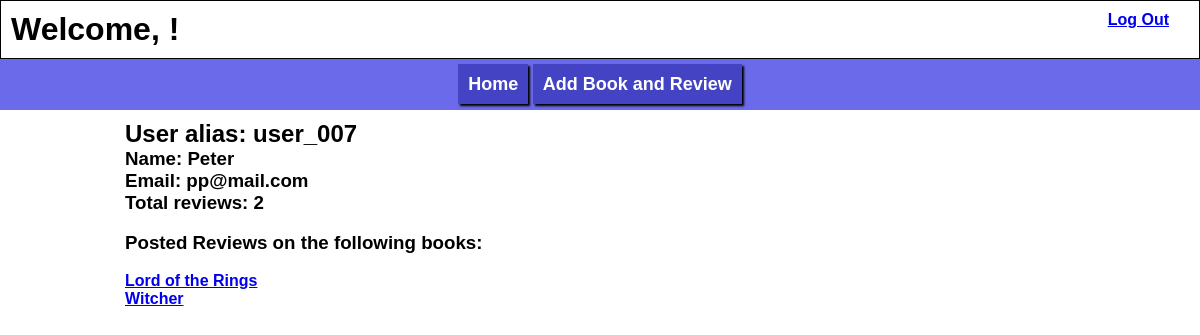
The page /books/user/2 on the database its author committed.
### login_app/models.py (models this page shows)
class User(models.Model):
    first_name = models.CharField(max_length = 255)
    alias = models.CharField(max_length = 255)
    email = models.CharField(max_length = 384)
    password = models.CharField(max_length = 60)
    objects = UserManager()
    created_at = models.DateTimeField(auto_now_add = True)
    updated_at = models.DateTimeField(auto_now = True)

### book_reviews_app/models.py (models this page shows)
class Review(models.Model):
    content = models.TextField()
    rating = models.IntegerField()
    user = models.ForeignKey(User, related_name = "reviews", on_delete = models.CASCADE)
    book = models.ForeignKey(Book, related_name = "reviews", on_delete = models.CASCADE)
    created_at = models.DateTimeField(auto_now_add = True)
    updated_at = models.DateTimeField(auto_now = True)
    objects = ReviewManager()

class Book(models.Model):
    title = models.CharField(max_length = 100)
    author = models.ForeignKey(Author, related_name = "books", on_delete = models.CASCADE)
    created_at = models.DateTimeField(auto_now_add = True)
    updated_at = models.DateTimeField(auto_now = True)
    objects = BookManager()

### book_reviews_app/views.py (the view)
# urls.py: path('user/<int:user_id>', views.user_info),
def user_info(request, user_id):
    context = {
        "user":User.objects.get(id = user_id)
    }
    return render(request, "user_info.html", context)

### book_reviews_app/templates/user_info.html (shortened to what this page needs)
<!DOCTYPE html>
<html lang="en">
<head>
    {% load static %}
    <link rel="stylesheet" type="text/css" href="{% static 'books_style.css' %}">
</head>
<body>
    <header>
        <h1>Welcome, {{request.session.first_name}}!</h1>
        <a href="/books/logout">Log Out</a>
    </header>
    <nav>
        <a class="navigate_links" href="/books">Home</a>
        <a class="navigate_links" href="/books/add">Add Book and Review</a>
    </nav>
    <div id="wrapper">
        <main>
            <div class="review">
                <h2>User alias: {{user.alias}}</h2>
                <h3>Name: {{user.first_name}}</h3>
                <h3>Email: {{user.email}}</h3>
                <h3>Total reviews: {{user.reviews.all.count}}</h3><br>
                <h3>Posted Reviews on the following books: </h3><br>
                {% for review in user.reviews.all %}
                    <a href="/books/{{review.book.id}}">{{review.book.title}}</a><br>
                {% endfor %}
            </div>
        </main>
    </div>
</body>
</html>

### login_app/static/books_style.css (style rules this page uses)
* { margin: 0px; padding: 0px; vertical-align: top; text-align: left; font-family: sans-serif; }
html, body { margin: 0px; height: 100%; }
#wrapper { height: 100%; }
main { margin: 0px auto; width: 970px; }
a { font-weight: bold; }
.review, .info { width: 400px; display: inline-block; padding: 10px; }
nav { margin: 0px; padding: 15px; text-align: center; background-color: rgb(106, 106, 235); }
.navigate_links { text-decoration: none; font-weight: bold; font-size: 18px; color: white; padding: 10px; background-color: rgb(67, 67, 195); box-shadow: 2px 2px 2px black; }
header a, header h1 { display: inline-block; vertical-align: middle; }
header a { float: right; margin-right: 20px; }
header { margin: 0px; padding: 10px; border:1px solid black; }

### rows shown on the page
User: alias "user_007", first_name "Peter", email "pp@mail.com", reviews.all.count "2"
Review: book "Lord of the Rings"
Review: book "Witcher"
